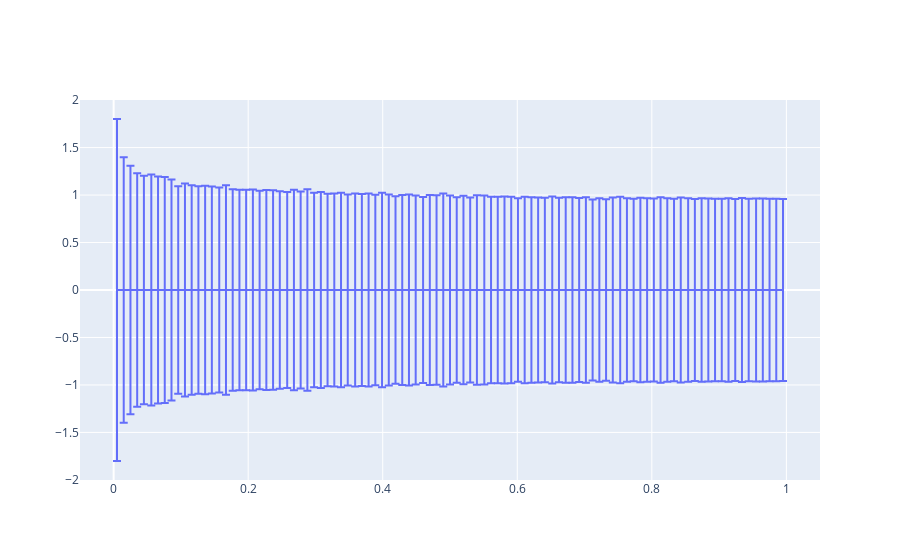

The notebook cell this image was saved under:
### Code cell
###
sig= 1.96

ydict= {
    comb: {
        round(sum(bi)/ 2,3): np.mean(g[0]) for bi,g in grad_comb[comb].items()
    } for comb in grad_comb.keys()
}

yerror= {
    comb: {
        round(sum(bi)/ 2,3): np.std(g[0]) for bi,g in grad_comb[comb].items()
    } for comb in grad_comb.keys()
}


xdict= {
    comb: sorted(ydict[comb].keys()) for comb in ydict.keys()
}

fig= [
    go.Scatter(
        x= xdict[i],
        y= [ydict[i][x] for x in xdict[i]],
        error_y= dict(
            array= [yerror[i][x] for x in xdict[i]],
            type= 'data',
            #symmetric= True,
            visible=True
        ),
        name= '-'.join(i)
    ) for i in xdict.keys()
]

layout= go.Layout()

Figure= go.Figure(data=fig, layout= layout)
iplot(Figure)
